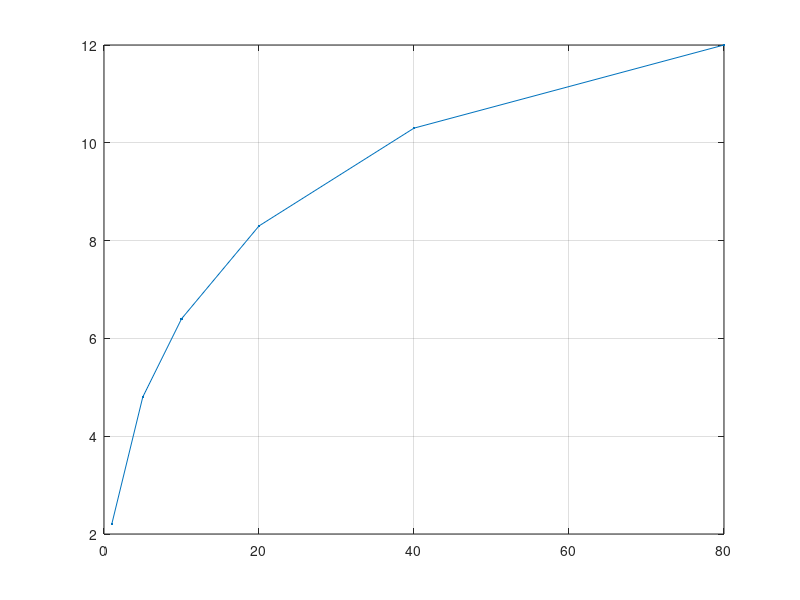

The MATLAB source for this figure: (Note: this script raises an error after producing the figure.)
%%
% clc
% open('../figs/FigureA6_recvar_SNR.fig')
% 
% h=get(gcf,'Children');
% 
% h1=get(h(2),'Children');
% 
% x1=get(h1(1),'XData'); y1=get(h1(1),'YData');
% 
% x2=get(h1(2),'XData'); y2=get(h1(2),'YData');
% 
% x3=get(h1(3),'XData'); y3=get(h1(3),'YData');
% 
% X1=x1;
% YMatrix1=[y1; y2; y3];

%%

pb = [1  5  10  20  40  80];
eSNR=[2.2  4.8   6.4   8.3   10.3   12];
figure(2), clf, plot(pb,eSNR,'.-'), grid on
%%
close all
open('../figs/FigureA6_recvar_SNR.fig')
h=get(gcf,'Children');

fs=10;

set(h(2),'fontsize',fs)
set(h(1),'fontsize',fs)
xlabel('Photon budget (Kph/neuron/frame)','fontsize',fs)
xlabel('Photon budget (Kph/neuron/frame)','fontsize',fs)
ylabel('$r^2$','interpreter','latex','fontsize',fs)

set(gca,'OuterPosition',[0 0 1 .93])

ticklength=get(gca,'ticklength');
ticklength(2)=0;
% set(gca,'TickLength',[0 0]);

grid on

hold on
plot(2*ones(10,1),linspace(0,.7,10),'k','linewidth',1.5)
plot(27*ones(10,1),linspace(0,.7,10),'k','linewidth',1.5)

r=[3 2.23;
  6 8.75;
  9 27;
  10 37;
  11 56.5'
  12 80];

ax2 = axes('Position',get(gca,'Position'),...
    'XAxisLocation','top',...
    'YAxisLocation','right',...
    'Color','none',...
    'XColor','k','YColor','k',...
    'XTick',r(:,2)/max(r(:,2)),...
    'XTickLabel',r(:,1),...  %[4.8 5.9 6.7 7.5 7.8 8.1 8.4 8.7]
    'YTick',linspace(0,1,8),...
    'YTickLabel',[],...
    'TickLength',ticklength,...
    'fontsize',fs); %,...
  
xlabel(ax2,'Effective Signal to Noise Ratio (unitless)','color','k','fontsize',fs)

wh=[6 4];
set(gcf,'PaperSize',wh,'PaperPosition',[0 0 wh],'Color','w');
FigName = '~/Research/oopsi/pop-oopsi/figs/FigureA6_recvar_SNRb';
print('-depsc',FigName)
print('-dpdf',FigName)


%%
% % Create figure
% figure1 = figure('XVisual',...
%     '0x24 (TrueColor, depth 24, RGB mask 0xff0000 0xff00 0x00ff)');
% % figure1=figure(1); clf
% fs2=14;
% % Create axes
% axes1 = axes('Parent',figure1,'FontSize',fs,'FontName','Arial','XTick',0:10:80);
% box('on');
% hold('all');
% 
% % Create multiple lines using matrix input to plot
% plot1 = plot(X1,YMatrix1,'Parent',axes1,'MarkerSize',16,'Marker','.',...
%     'LineWidth',2,...
%     'Color',[0 0 0]);
% set(plot1(1),'DisplayName','66Hz');
% set(plot1(2),'LineStyle','--','DisplayName','33Hz');
% set(plot1(3),'LineStyle',':','DisplayName','15Hz');
% 
% % Create xlabel
% xlabel('Photon budget, Kph/neuron/frame','FontSize',fs,'FontName','Arial');
% 
% % Create ylabel
% ylabel('$r^2$','FontSize',fs,'FontName','Arial','interpreter','latex');
% 
% axis([0 80 0 0.7])
% 
% % Create legend
% legend1 = legend(axes1,'show');
% set(legend1,'Location','EastOutside');
% set(gca,'OuterPosition',[0 0 1 1])
% 
% hold on
% plot(2651.7/1000*ones(100,1),linspace(0,100,100),'k')
% plot(18973/1000*ones(100,1),linspace(0,100,100),'k')
% 
% ax2 = axes('Position',get(gca,'Position'),...
%     'XAxisLocation','top',...
%     'YAxisLocation','right',...
%     'Color','none',...
%     'XColor','r','YColor','k',...
%     'XTick',linspace(0,1,9),...
%     'XTickLabel',[0 4.8 5.9 6.7 7.5 7.8 8.1 8.4 8.7],...  %[4.8 5.9 6.7 7.5 7.8 8.1 8.4 8.7]
%     'YTickLabel',[],...
%     'TickLength',[0 0],...
%     'fontsize',fs); %,...
% 
% xlabel(ax2,'Effective Signal to Noise Ratio','color','r','fontsize',fs)
% %%
% 
% h=get(gcf,'Children');
% outerposition=[0 0 .9 1];
% set(h(1),'OuterPosition',[0 0 .9 1])
% % set(h(2),'OuterPosition',[0 0 1 1])
% set(h(3),'OuterPosition',[0 0 .8 1])
% 
% %%
% wh=[6 4]*1.4;
% set(gcf,'PaperSize',wh,'PaperPosition',[0 0 wh],'Color','w');
% FigName = '~/Research/oopsi/pop-oopsi/figs/FigureA6_recvar_SNR';
% print('-depsc',FigName)
% print('-dpdf',FigName)